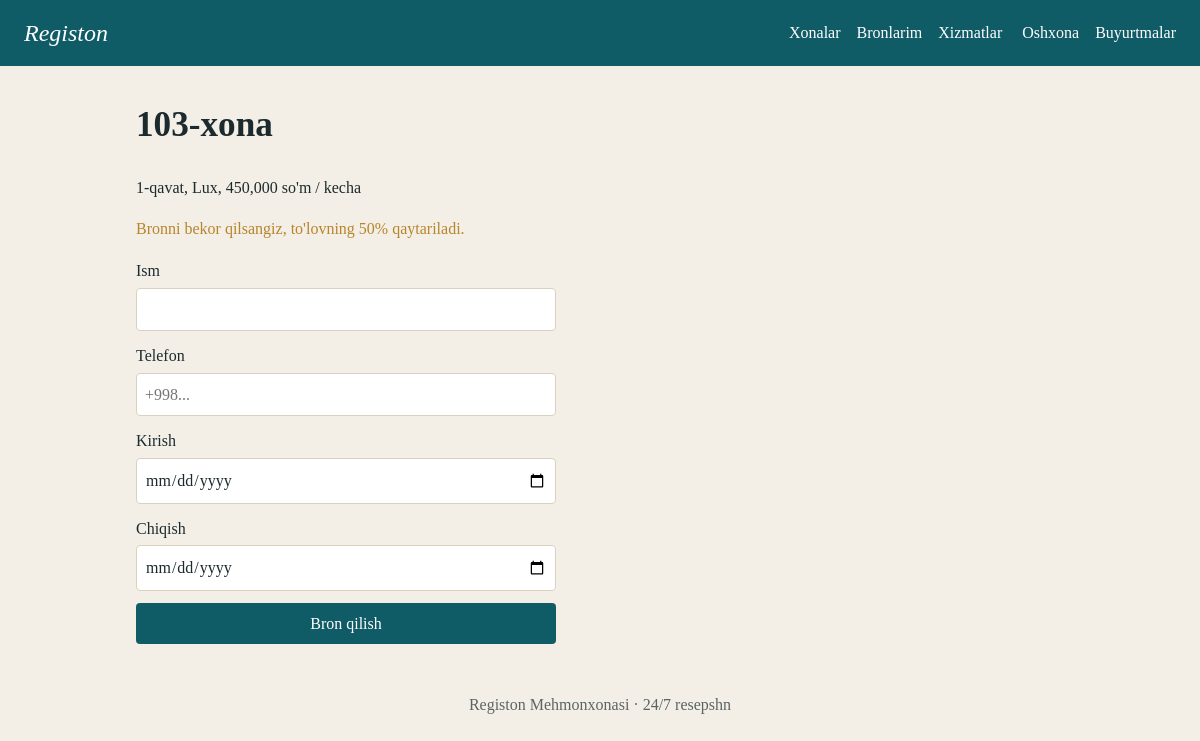
The app's page /book/103 with its own data.
### tables this page shows
CREATE TABLE rooms(number INTEGER PRIMARY KEY, floor INT, type TEXT, price INT);

### app.py (the view, shortened to what this page needs)
@app.route("/book/<int:n>", methods=["GET", "POST"])
def book(n):
    r = db().execute("SELECT * FROM rooms WHERE number=?", (n,)).fetchone()
    return render_template("book.html", r=r, today=date.today())

### app.py (called while the page is built)
def db():
    if "db" not in g:
        g.db = sqlite3.connect(DB); g.db.row_factory = sqlite3.Row
    return g.db

@app.teardown_appcontext
def close(e):
    d = g.pop("db", None)
    if d: d.close()

### templates/book.html
{% extends "base.html" %}{% block c %}
<h1>{{ r.number }}-xona</h1><p>{{ r.floor }}-qavat, {{ r.type }}, {{ '{:,}'.format(r.price) }} so'm / kecha</p>
<p class="note">Bronni bekor qilsangiz, to'lovning 50% qaytariladi.</p>
<form class="col" method="post">
<label>Ism <input name="name" required></label>
<label>Telefon <input name="phone" required placeholder="+998..."></label>
<label>Kirish <input type="date" name="cin" min="{{today}}" required></label>
<label>Chiqish <input type="date" name="cout" min="{{today}}" required></label>
<button>Bron qilish</button></form>{% endblock %}

### static/style.css (style rules this page uses)
:root { --bg:#f3efe6;--ink:#1c2a2e;--teal:#0f5b66;--gold:#b7852b;--card:#fff;--line:#d9d2c0 }
* { box-sizing:border-box }
body { margin:0;background:var(--bg);color:var(--ink);font:16px/1.6 Georgia,serif }
h1 { font-size:2.2rem;margin:.2em 0 .6em }
.btn,button { background:var(--teal);color:#fff;border:0;padding:8px 14px;border-radius:4px;font:inherit;cursor:pointer;text-decoration:none;text-align:center }
.row,.col { display:flex;gap:12px }
.col { flex-direction:column;max-width:420px }
label { display:flex;flex-direction:column;gap:4px }
input,select { padding:8px;font:inherit;border:1px solid var(--line);border-radius:4px;background:var(--card);color:var(--ink) }
.note { color:var(--gold) }

### records on screen
rooms: number "103", floor "1", type "Lux", price "450,000"
